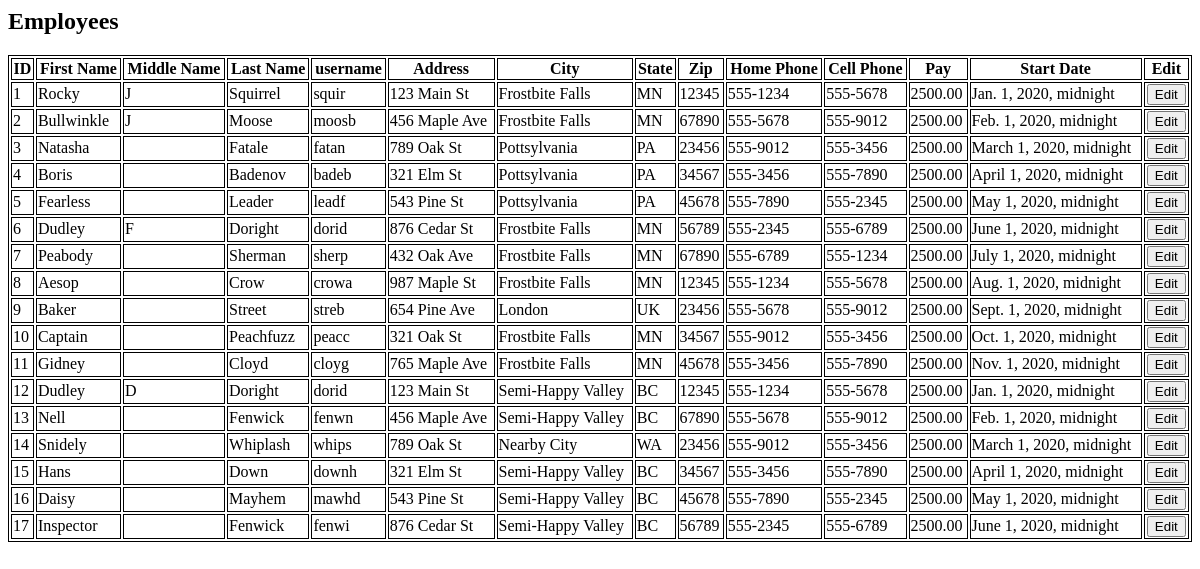
The page /employees/ on the database as committed earlier.
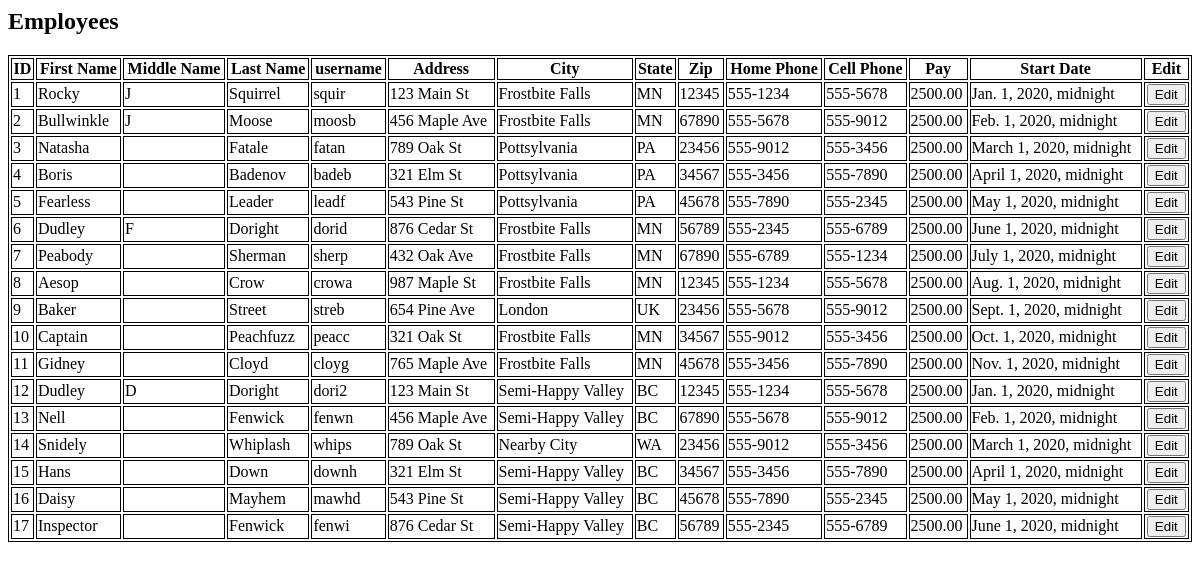
The same page on the database as committed later.
### truckr/models.py (models this page shows, shortened)
class employee(models.Model):
    fName = models.CharField(max_length=30)
    mName = models.CharField(max_length=30)
    lName = models.CharField(max_length=30)
    username = models.CharField(max_length=30)
    street = models.CharField(max_length=30)
    city = models.CharField(max_length=30)
    state = models.CharField(max_length=30)
    zipCode = models.CharField(max_length=5)
    homePhone= models.CharField(max_length=5)
    cellPhone= models.CharField(max_length=5)
    pay = models.DecimalField(max_digits=10, decimal_places=2)
    startDate = models.DateTimeField('Start Date')
    employeeID = models.IntegerField(primary_key=True)

### truckr/views.py (the view)
# urls.py: path('employees/', views.employees, name='employees'),
def employees(request):
    elist = employee.objects.order_by('employeeID')
    context = {'elist': elist}
    return(render(request, 'truckr/employees.html', context))

### truckr/templates/truckr/employees.html (shortened to what this page needs)
<html>
<body>
	<h2>Employees</h2>
<table style="width:100%">
       	<tr>
	       	<th>ID</th>
	       	<th>First Name</th>
		<th>Middle Name</th>
	       	<th>Last Name</th>
		<th>username</th>
		<th>Address</th>
		<th>City</th>
		<th>State</th>
		<th>Zip</th>
		<th>Home Phone</th>
		<th>Cell Phone</th>
		<th>Pay</th>
		<th>Start Date</th>
		<th>Edit</th>
       	</tr>
{% if elist %}
	{% for employee in elist %}
	<tr>
		<td>{{employee.employeeID}}</td>
		<td>{{employee.fName}}</td>
		<td>{{employee.mName}}</td>
		<td>{{employee.lName}}</td>
		<td>{{employee.username}}</td>
		<td>{{employee.street}}</td>
		<td>{{employee.city}}</td>
		<td>{{employee.state}}</td>
		<td>{{employee.zipCode}}</td>
		<td>{{employee.homePhone}}</td>
		<td>{{employee.cellPhone}}</td>
		<td>{{employee.pay}}</td>
		<td>{{employee.startDate}}</td>
		<td style = text-align:center><button type="button" onclick="window.location.href='/employee/{{employee.employeeID}}/';">Edit</button></td>
	</tr>
	{% endfor %}
{% else %}
	<p>No employees are available.</p>
{% endif %}
</table>
</body>
</html>

### truckr/templates/truckr/employees.html (style rules this page uses)
table, th, td { border:1px solid black; }

Rows that differ between the two databases and show on the page:
changed employee id 12: username "dorid" → "dori2"
